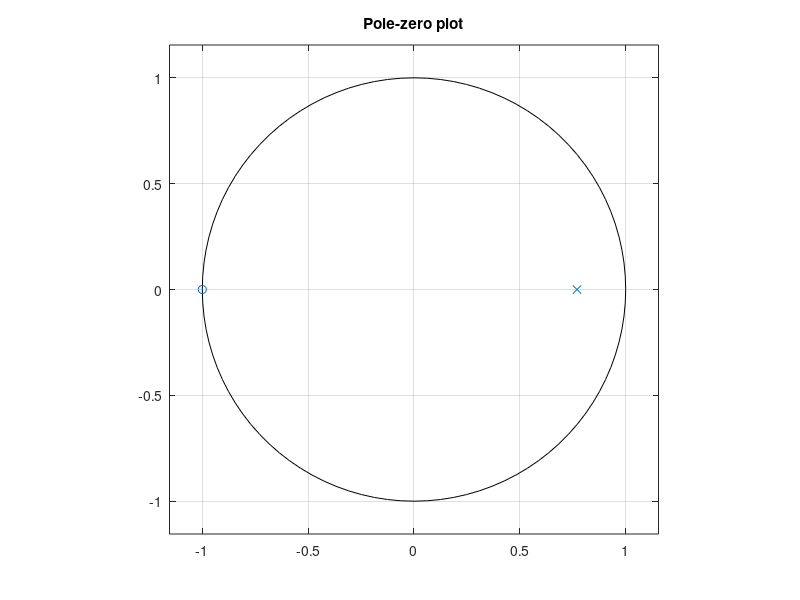
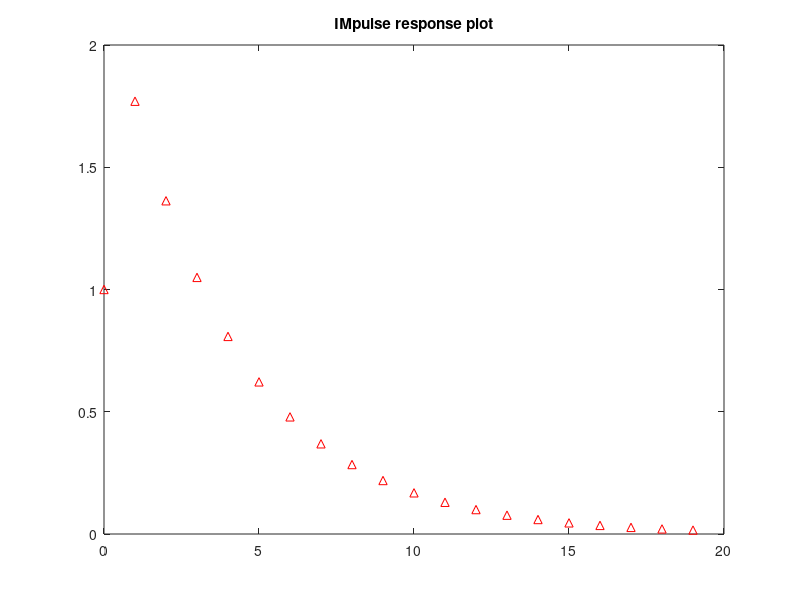
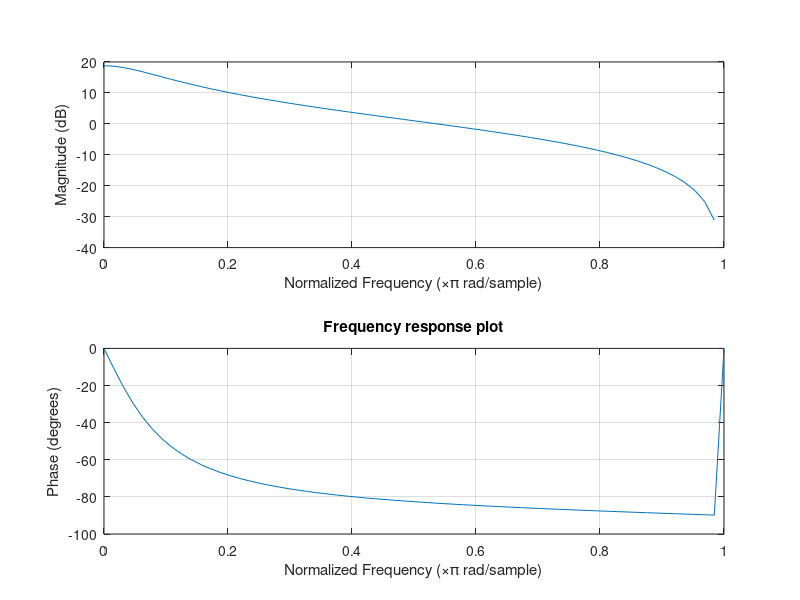

These figures' MATLAB source, in order:
clear;
clc;
clf;
num=[1 1];
den = [1 -0.77];
[z,p,k] = tf2zp(num,den);

%pole zero plot
figure(1)
zplane(z,p)
title('Pole-zero plot');
%impulse response plot
figure(2)
impz(num,den,20);
title('IMpulse response plot');
%frequency response
figure(3)
freqz(num,den,64);
title('Frequency response plot');
